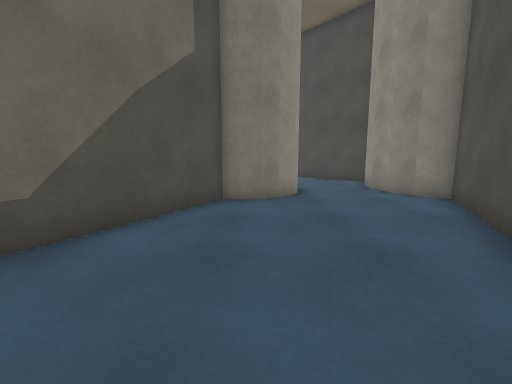
View 1 (above)

18 first-person views from a walk through a scene from a Unity 3-D project. The camera is 1.2 m above the floor, tilts 8° down and sees 90° across. The floor is counted in squares, 1 m on a side. Each view is taken from the middle of a square. On the plan, view 1 faces up. The plan holds only what a view shows up to about 12 squares ahead; the rest is blank. The place goes on beyond the plan. Surface patterns are stand-ins for the level's own textures.

View 2
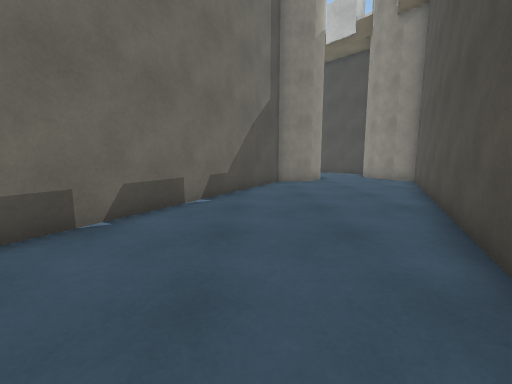

View 3
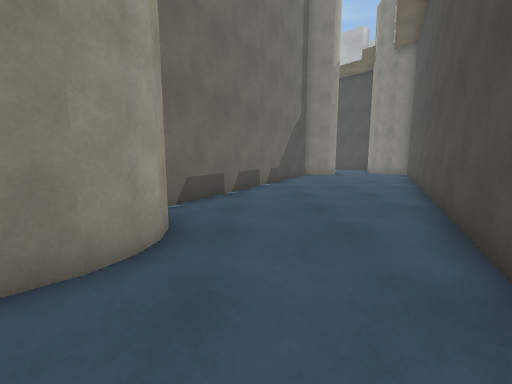

View 4
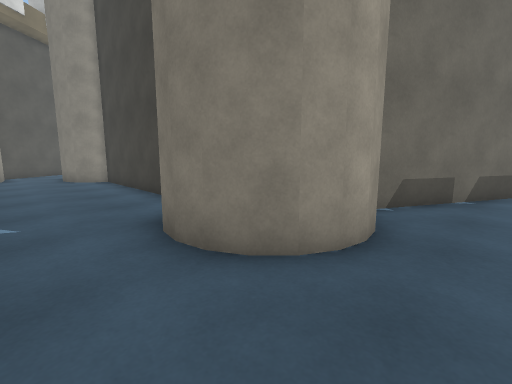

View 5
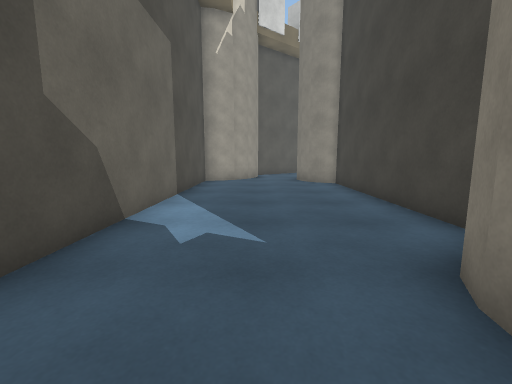

View 6
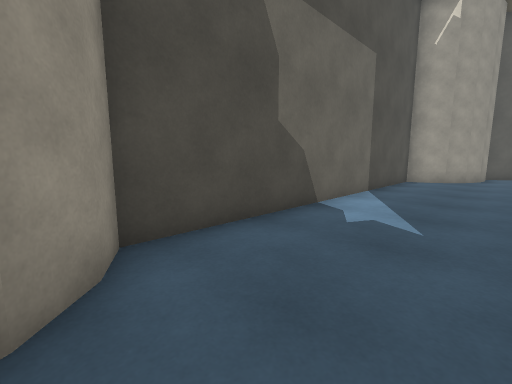

View 7
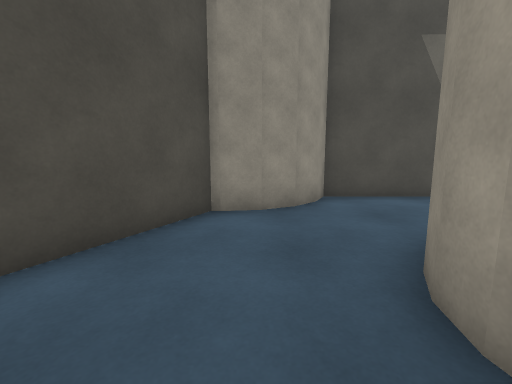

View 8
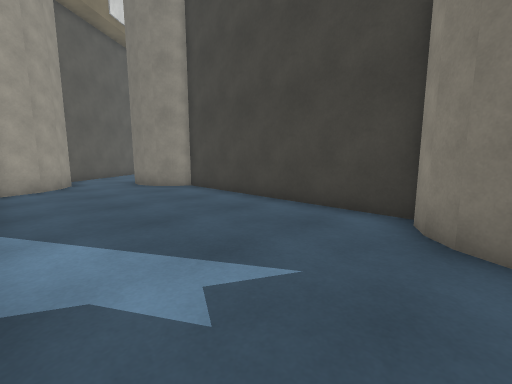

View 9
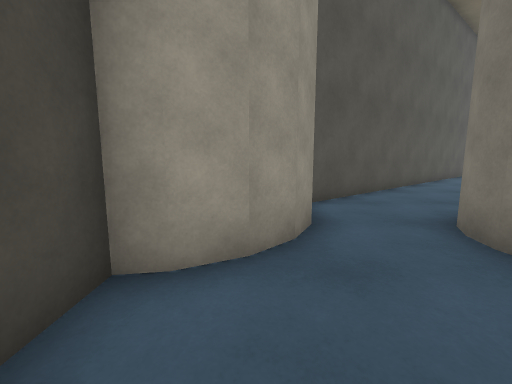

View 10
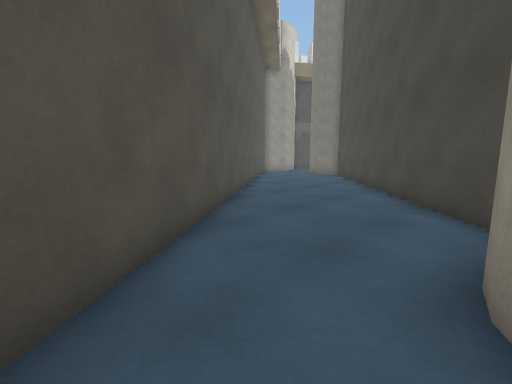

View 11
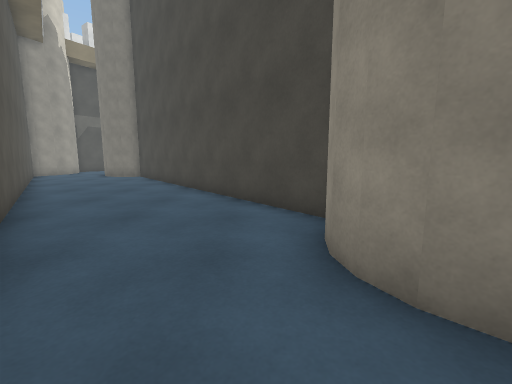

View 12
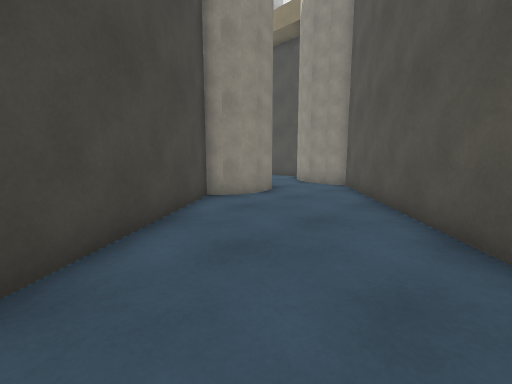

View 13
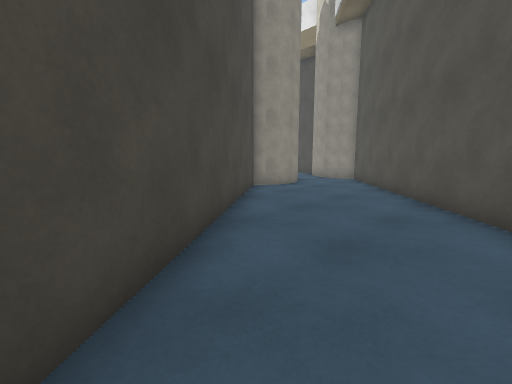

View 14
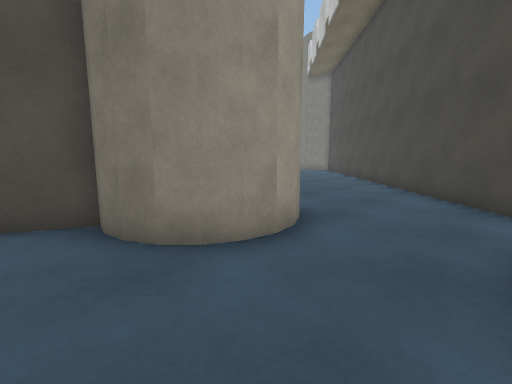

View 15
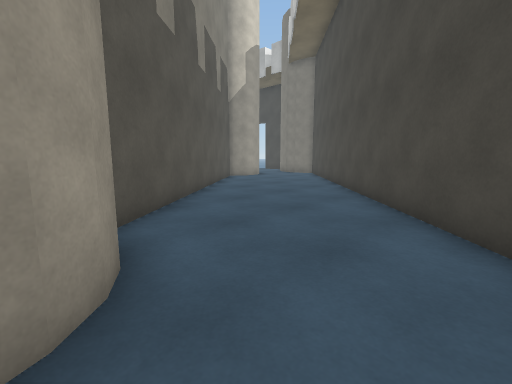

View 16
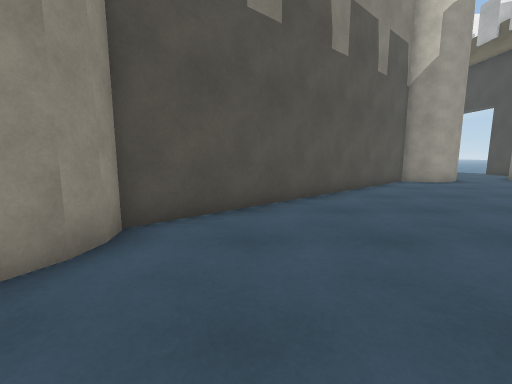

View 17
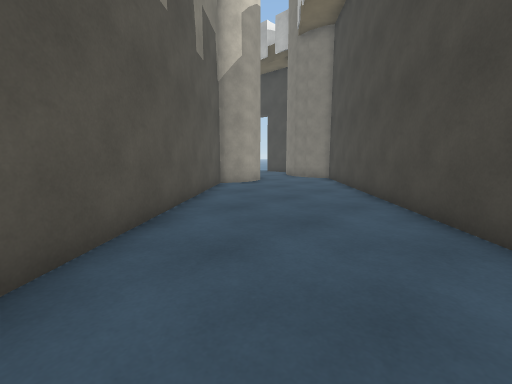

View 18
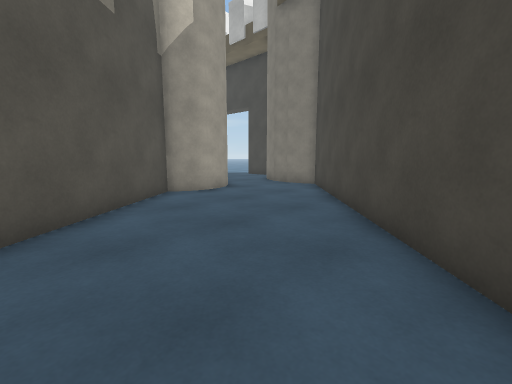

### Floor plan
Points are (right, up) in squares from view 1. A wall is a line through its corners. A room is listed if a view was taken in it or the views show most of it. See-through windows are left out.
Room 1 (views 1, 2, 7, 14, 15)
walls: (-5.5, -4.8) (-5.4, -5.4) (-5.5, -6.3) (-6.2, -7); (-5.4, -5.9) (-5.8, -6.6); (-2.1, -7.7) (4.5, 5.2); (1.1, 10.1) (1.4, 9.6) (1.5, 9) (1.4, 8.4) (1.1, 7.9) (0.7, 7.4) (0.1, 7.2) (-0.5, 7.1) (-0.9, 7.1) (-6.1, -3.1); (4.5, 8.6) (4.3, 9.5) (4.4, 10.4)
ways out: opening at (-4, -8) to room 2; opening at (2.5, 11) to room 4
Room 2 (views 3, 4, 5, 6, 8, 9)
walls: (-9.2, -5.5) (-17.3, -5.5) (-17.6, -6.1) (-18.3, -6.8) (-19.2, -6.9); (-6.2, -7) (-6.7, -7.2) (-7.3, -7.3) (-7.9, -7.2) (-8.4, -7) (-8.8, -6.5) (-9.2, -5.9); (-17.9, -6.5) (-18.6, -6.8); (-20.4, -9) (-19.6, -9.4) (-19, -10.1) (-18.6, -10.9) (-18.5, -11.5) (-6, -11.6) (-5.6, -10.7) (-4.9, -10.1) (-4.1, -9.7) (-3, -9.5) (-2.1, -7.7)
ways out: opening at (-4, -8) to room 1; opening at (-20, -8) to room 3
Room 3 (views 10, 11, 12, 13)
walls: (-28.5, -1.1) (-22.2, -9) (-21.3, -8.9) (-20.4, -9); (-19.2, -6.9) (-19.8, -6.8) (-20.3, -6.5) (-20.7, -6.1) (-21, -5.6) (-21.1, -5) (-21, -4.4) (-20.7, -3.9) (-20.4, -3.5) (-26.5, 4.2)
ways out: opening at (-20, -8) to room 2
Room 4 (views 16, 17, 18)
walls: (-8.8, 21.9) (-8.7, 21.3) (-8.8, 20.7) (-9.2, 19.9) (-1.2, 10.8) (-0.5, 10.9) (0.1, 10.8) (0.7, 10.5) (1.1, 10.1); (4.1, 13) (-5.8, 24.2)
ways out: opening at (2.5, 11) to room 1; opening at (-7.5, 23.5)

Positions as (right, up) in squares from view 1, and headings:
1: (0, 0), facing up
2: (-2, -5), facing up
3: (-4, -9), facing up
4: (-4, -9), facing up-left
5: (-6, -9), facing left
6: (-5, -8), facing down-left
7: (-4, -4), facing down
8: (-8, -11), facing up-left
9: (-16, -10), facing left
10: (-21, -8), facing up-left
11: (-22, -8), facing up
12: (-27, 1), facing down-right
13: (-28, 4), facing down-right
14: (4, 6), facing up-left
15: (3, 10), facing up-left
16: (3, 13), facing left
17: (0, 13), facing up-left
18: (-1, 16), facing up-left
